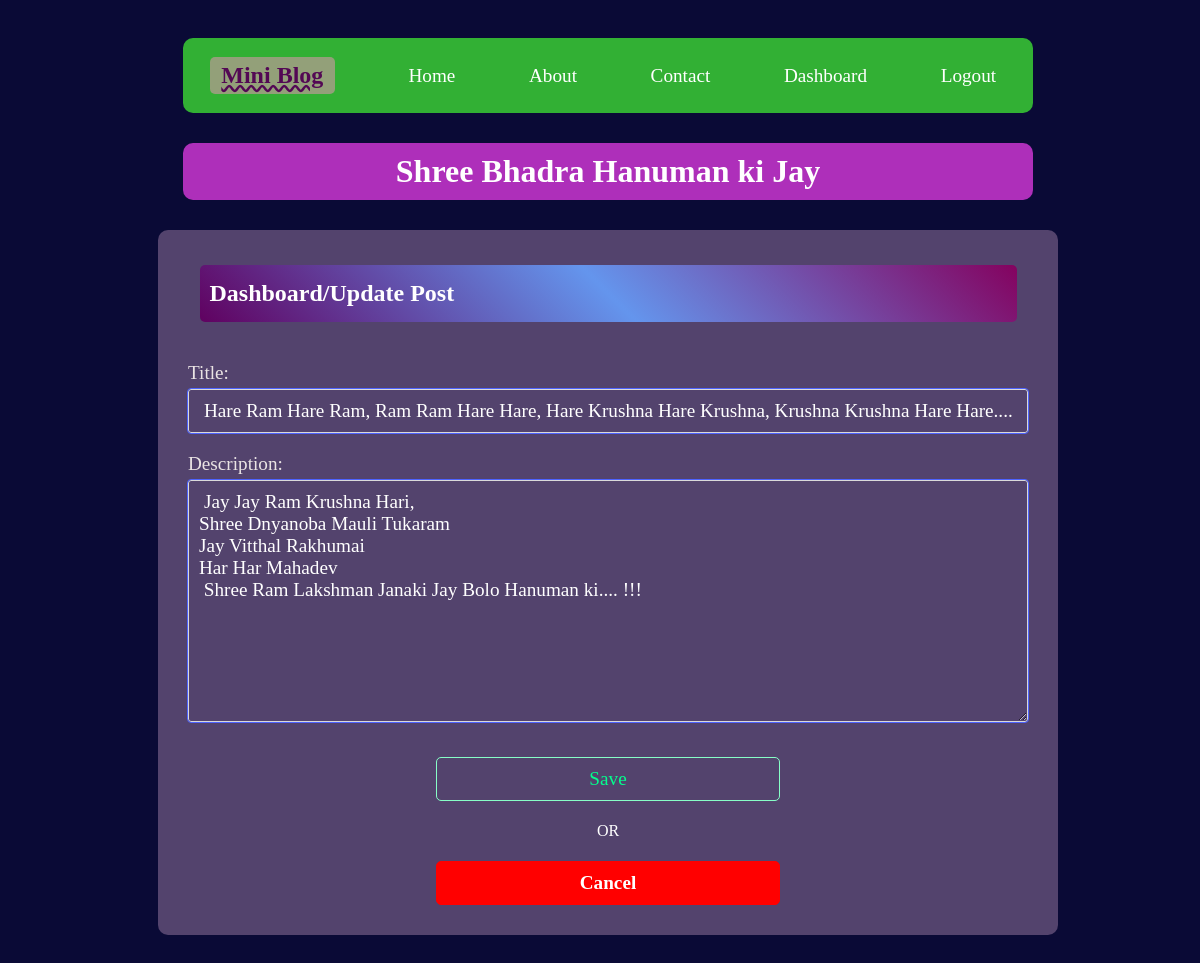
Page /edit_post/8 (signed in) on the committed database.
### blog/models.py (models this page shows)
class Post(models.Model):
  title = models.CharField(max_length=200)
  description = models.TextField()

### blog/views.py (the view)
# urls.py: path('edit_post/<int:post_id>', views.edit_post, name='edit_post'),
def edit_post(request, post_id):
  if request.user.is_authenticated:
    post = Post.objects.get(pk=post_id)
    if request.method == 'POST':
      form = PostEditForm(request.POST, instance=post)
      if form.is_valid():
        form.save()
        messages.success(request, "Post updated SUCCESSFULLY !!")
        return HttpResponseRedirect('/dashboard/')
    else:
      form = PostEditForm(instance=post)
    return render(request, 'blog/add_edit_post.html', {'form': form, 'add_post': False})
  else:
    return HttpResponseRedirect('/login/')

### blog/forms.py
class PostEditForm(forms.ModelForm):
  class Meta():
    model = Post
    fields = ('title', 'description')
    widgets = {
      'title': forms.TextInput(attrs={'placeholder': 'Enter Post Title here....'}),
      'description': forms.Textarea(attrs={'placeholder': 'Enter Description of Post here....'}),
    }

### blog/templates/blog/add_edit_post.html (shortened to what this page needs)
{% extends "blog/base.html" %}
{% block body  %}
  {% include "blog/nav.html" %}
  <h1>Shree Bhadra Hanuman ki Jay </h1>
  <div class="form-container">
    {% if add_post %}
      <h2 class='update-edit-path'>Dashboard/Add Post</h2>
      {% else %}
      <h2 class='update-edit-path'>Dashboard/Update Post</h2>
    {% endif %}
    {% include 'blog/form.html' with p='Save' %}
    <div class="option-btn-container">
      <p>OR</p>
      <a class='login-option-link back-btn' href="{% url 'dashboard' %}">Cancel</a>
    </div>
  </div>
{% endblock body  %}

### blog/templates/blog/form.html (shortened to what this page needs)
<form action="" method='POST' novalidate>
  {% for field  in form  %}
    <div class="input-field-wrapper">
      {{field.label_tag}}
      {{field}}
    </div>
  {% endfor %}
  <input class="signup-button" type="submit" value="{{p}}">
</form>

### blog/static/blog/css/index.css (style rules this page uses)
* { border: none; font-family: cursive; box-sizing: border-box; outline: none; }
body { min-height: 100vh; width: 100%; background-color: #0a0a36; color: #fff; padding: 20px; }
h1 { background-color: #f841f5b0; color: #fff; padding: 10px 20px; max-width: 850px; text-align: center; margin: 30px auto; border-radius: 10px; }
.form-container { margin: 10px auto 50px; min-width:350px; max-width:900px; padding: 30px 20px; background-color: #fac7ec4d; border-radius: 10px; }
.form-container h2 { margin: 5px auto 15px; padding: 15px 10px; width:95%; border-radius: 5px; background: linear-gradient(45deg, #600160, #6495ed, #84025f); text-align: center; font-weight: 600; }
.form-container .update-edit-path { margin: 5px auto 30px; padding: 15px 10px; border-radius: 5px; width: 95%; background: linear-gradient(45deg, #fac7ec4d); font-weight: 600; text-align: left; }
form { width: 100%; margin: 5px auto 0; padding: 10px 0 0; display: flex; flex-direction: column; align-items: center; row-gap: 15px; }
.input-field-wrapper { width: 100%; font-size: 1.2rem; padding: 0 10px; }
.input-field-wrapper label { color: #eae4e4; }
.input-field-wrapper input, .input-field-wrapper textarea { padding: 10px; margin: 5px 0; font-size: 1.2rem; width: 100%; border: 1px solid #dadada; outline: 1px solid #4e63fe; text-indent: 5px; border-radius: 3px; color: #fff; background-color: transparent; }
.input-field-wrapper input::placeholder { color: #b7b7b7; text-indent: 5px; }
.signup-button { padding: 10px 20px; border-radius: 5px; background-color: transparent; font-size: 1.2rem; width: 40%; margin: 10px auto 5px; text-align: center; cursor: pointer; }
.signup-button { border: 1px solid #87fec7; color: #03ff8d; }
.option-btn-container { width: 100%; display: flex; flex-direction: column; align-items: center; justify-content: center; row-gap: 5px; color: #fff; }
.login-option-link { width: 40%; text-align: center; text-decoration: none; font-size: 1.2rem; font-weight: 600; color: #fff; padding: 10px 20px; border-radius: 5px; background-color: #c77801; border: 1px solid #c77801; }
.back-btn { background-color: #ff0000; border: 1px solid #ff0000; }

### rows in the picture
Post: form "Hare Ram Hare Ram, Ram Ram Hare Hare, Hare Krushna Hare Krushna, Krushna Krushna Hare Hare...." "Jay Jay Ram Krushna Hari, Shree Dnyanoba Mauli Tukaram Jay Vitthal Rakhumai Har Har Mahadev Shree Ram Lakshman Janaki Jay Bolo Hanuman ki.... !!!"

### other values in the picture
{{ field.label_tag }} "Title:" "Description:"
